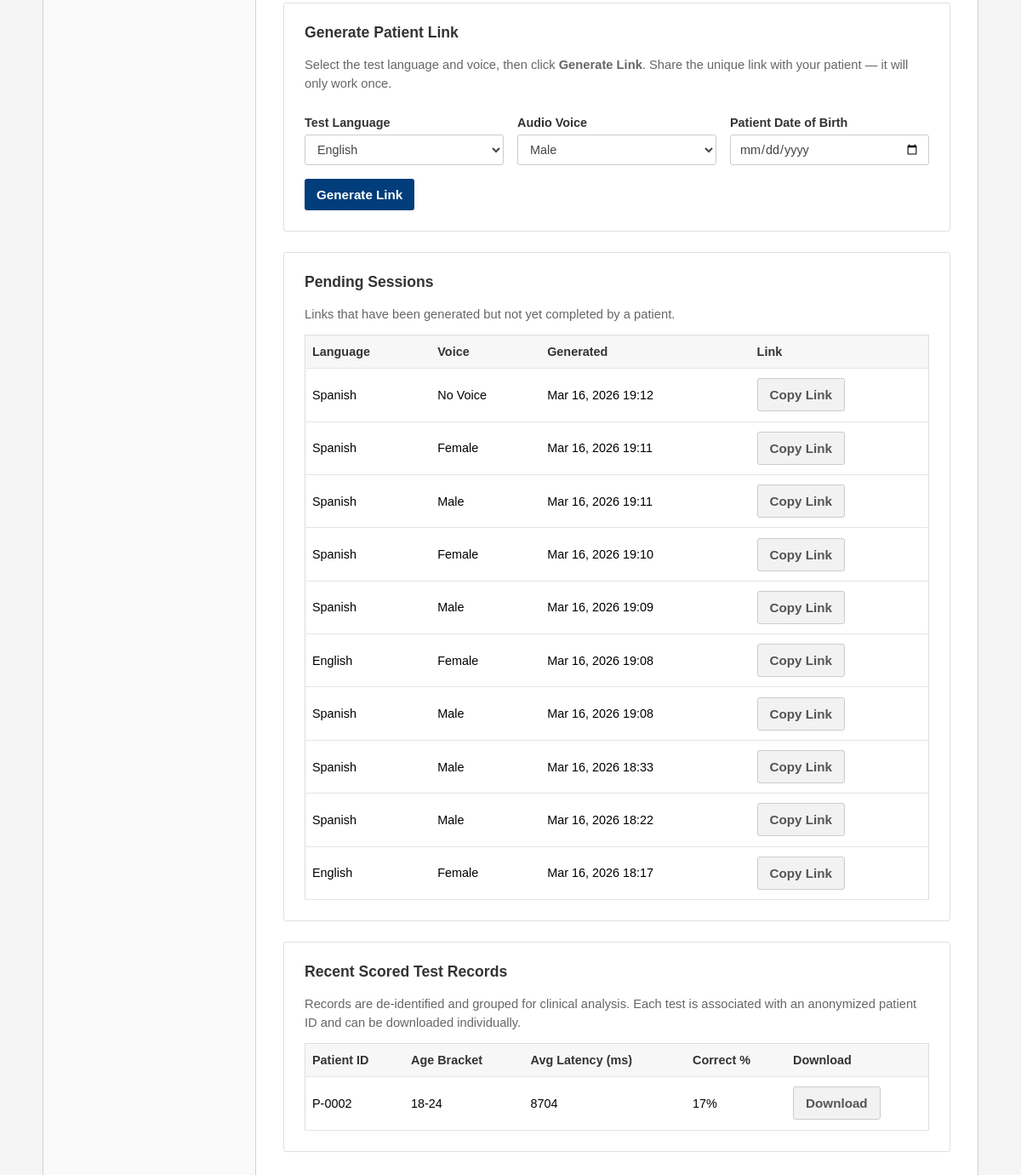
The page /clinician/dashboard/ (signed in, lower part) on the database as committed earlier.
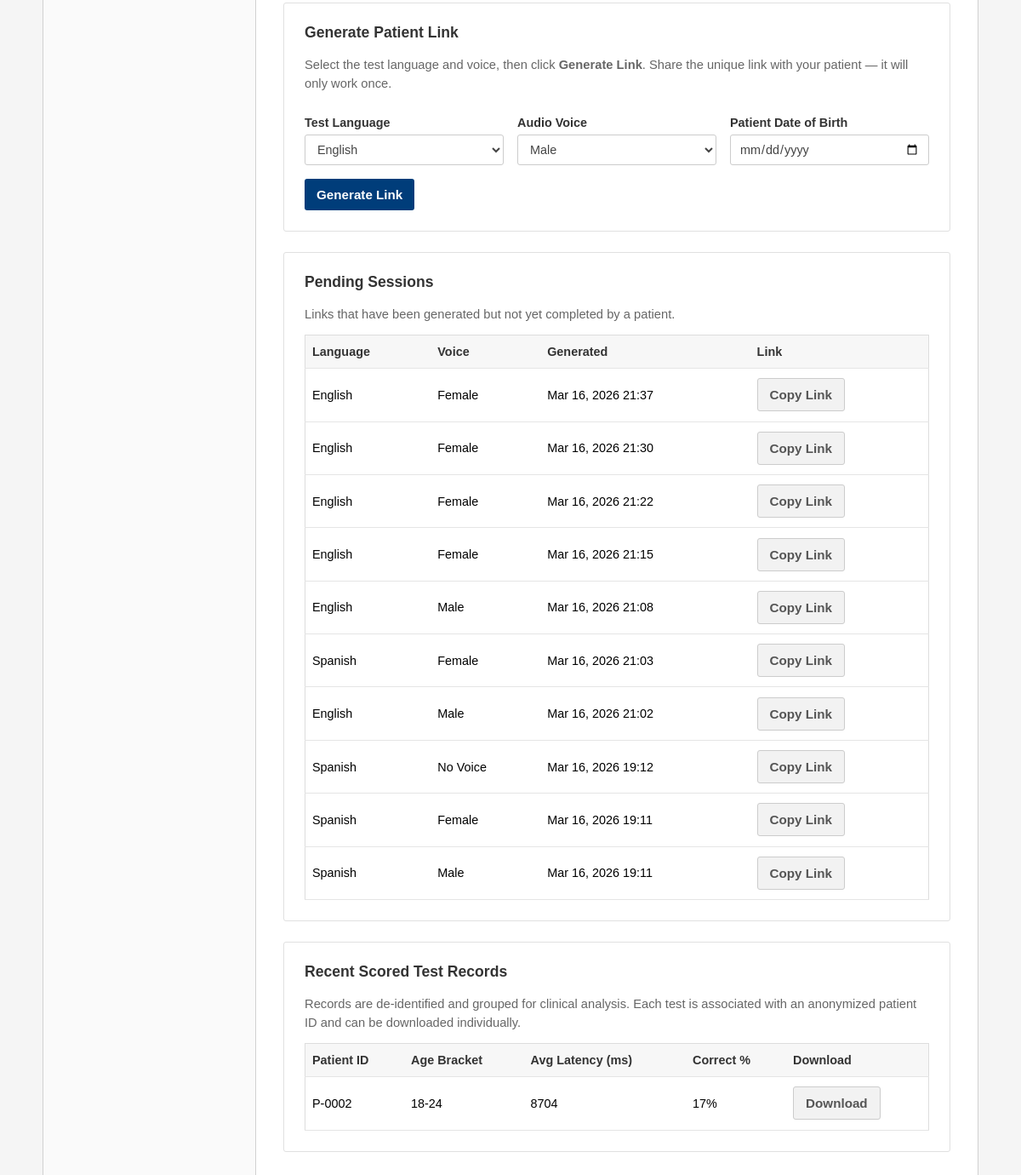
The same page on the database as committed later.
### ppst/models.py (models this page shows, shortened)
class TestSession(models.Model):
    AGE_BRACKET_CHOICES = [
        ("18-24",  "18–24"),
        ("25-34",  "25–34"),
        ("35-44",  "35–44"),
        ("45-54",  "45–54"),
        ("55-64",  "55–64"),
        ("65-74",  "65–74"),
        ("75-84",  "75–84"),
        ("85+",    "85+"),
    ]
    LANGUAGE_CHOICES = [
        ("en", "English"),
        ("es", "Spanish"),
    ]
    VOICE_CHOICES = [
        ("male",   "Male"),
        ("female", "Female"),
        ("none",   "No Voice"),
    ]
    access_token = models.UUIDField(default=uuid.uuid4, unique=True, editable=False)
    clinician = models.ForeignKey(
        Clinician,
        on_delete=models.SET_NULL,
        null=True,
        blank=True,
        related_name="sessions",
    )
    age_bracket = models.CharField(max_length=10, choices=AGE_BRACKET_CHOICES)
    language    = models.CharField(max_length=5,  choices=LANGUAGE_CHOICES, default="en")
    voice       = models.CharField(max_length=10, choices=VOICE_CHOICES,    default="male")
    is_completed = models.BooleanField(default=False)
    created_at   = models.DateTimeField(auto_now_add=True)
    completed_at = models.DateTimeField(null=True, blank=True)

### ppst/views.py (the view)
# urls.py: path("clinician/dashboard/",          views.clinician_dashboard, name="clinician_dashboard"),
@login_required(login_url="/login/")
def clinician_dashboard(request):
    from django.db.models import Avg
    clinician = getattr(request.user, "clinician", None)
    all_sessions = TestSession.objects.filter(clinician=clinician)
    completed_sessions = all_sessions.filter(is_completed=True)
    expiry_time = timezone.now() - timedelta(hours=48)
    pending_sessions = all_sessions.filter(
        is_completed=False,
        created_at__gte=expiry_time
    ).order_by("-created_at")[:10]
    stats = TrialResponse.objects.filter(
        session__in=completed_sessions
    ).aggregate(mean_latency=Avg("latency_ms"))
    recent_results = []
    for s in completed_sessions.order_by("-completed_at")[:20]:
        responses = s.trial_responses.all()
        correct = responses.filter(is_correct=True).count()
        avg_latency = responses.aggregate(avg=Avg("latency_ms"))["avg"] or 0
        export_url = request.build_absolute_uri(
            reverse("export_session", args=[s.access_token])
        )
        recent_results.append({
            "patient_id": f"P-{s.pk:04d}",
            "age_bracket": s.age_bracket,
            "avg_latency_ms": round(avg_latency),
            "correct_percent": round(correct / 12 * 100),
            "export_url": export_url,
        })
    total = completed_sessions.count()
    mean_correct = 0
    if total:
        all_responses = TrialResponse.objects.filter(session__in=completed_sessions)
        total_response_count = all_responses.count()
        correct_total = all_responses.filter(is_correct=True).count()
        mean_correct = round(correct_total / total_response_count * 100) if total_response_count else 0
    pending_rows = []
    for s in pending_sessions:
        pending_rows.append({
            "token": str(s.access_token),
            "language": s.get_language_display(),
            "voice": s.get_voice_display(),
            "created_at": s.created_at,
            "patient_url": request.build_absolute_uri(
                reverse("patient_access", args=[s.access_token])
            ),
        })
    all_completed = TestSession.objects.filter(is_completed=True)
    bracket_stats = []
    for bracket, label in TestSession.AGE_BRACKET_CHOICES:
        bracket_sessions = all_completed.filter(age_bracket=bracket)
        bracket_responses = TrialResponse.objects.filter(session__in=bracket_sessions)
        count = bracket_sessions.count()
        if count > 0:
            correct = bracket_responses.filter(is_correct=True).count()
            total_responses = bracket_responses.count()
            avg_lat = bracket_responses.aggregate(avg=Avg("latency_ms"))["avg"] or 0
            correct_pct = round(correct / total_responses * 100) if total_responses else 0
            bracket_stats.append({
                "bracket": label,
                "count": count,
                "correct_pct": correct_pct,
                "avg_latency": round(avg_lat),
            })
    context = {
        "total_tests": total,
        "mean_correct_percent": mean_correct,
        "mean_latency_ms": round(stats["mean_latency"] or 0),
        "age_bracket_count": completed_sessions.values("age_bracket").distinct().count(),
        "recent_results": recent_results,
        "pending_rows": pending_rows,
        "bracket_stats": bracket_stats,
        "generate_url": request.build_absolute_uri(reverse("generate_session")),
    }
    return render(request, "ppst/clinician_dashboard.html", context)

### ppst/templates/ppst/clinician_dashboard.html (shortened to what the changed rows need)
<!DOCTYPE html>
<html lang="en">
<head>
</head>
<body>
    <div class="dashboard-shell">
        <div class="container">
            <div class="main-content">
                <div class="card" id="administer">
                    <h2>Generate Patient Link</h2>
                </div>
                <div class="card" id="pending">
                    <h2>Pending Sessions</h2>
                    <table>
                        <thead>
                            <tr>
                                <th>Language</th>
                                <th>Voice</th>
                                <th>Generated</th>
                                <th>Link</th>
                            </tr>
                        </thead>
                        <tbody>
                            {% for row in pending_rows %}
                            <tr>
                                <td>{{ row.language }}</td>
                                <td>{{ row.voice }}</td>
                                <td>{{ row.created_at|date:"M d, Y H:i" }}</td>
                                <td>
                                    <button class="btn btn-secondary copy-pending-btn"
                                            data-url="{{ row.patient_url }}">Copy Link</button>
                                </td>
                            </tr>
                            {% empty %}
                            <tr><td colspan="4">No pending sessions.</td></tr>
                            {% endfor %}
                        </tbody>
                    </table>
                </div>
                <div class="card" id="results">
                    <h2>Recent Scored Test Records</h2>
                    <table>
                        <thead>
                            <tr>
                                <th>Patient ID</th>
                                <th>Age Bracket</th>
                                <th>Avg Latency (ms)</th>
                                <th>Correct %</th>
                                <th>Download</th>
                            </tr>
                        </thead>
                    </table>
                </div>
            </div>
        </div>
    </div>
</body>
</html>

Rows that differ between the two databases and show on the page:
no longer on this page (row unchanged): TestSession: created_at "Mar 16, 2026 19:10"
no longer on this page (row unchanged): TestSession: created_at "Mar 16, 2026 19:09"
no longer on this page (row unchanged): TestSession: created_at "Mar 16, 2026 19:08"
no longer on this page (row unchanged): TestSession: created_at "Mar 16, 2026 19:08"
no longer on this page (row unchanged): TestSession: created_at "Mar 16, 2026 18:33"
no longer on this page (row unchanged): TestSession: created_at "Mar 16, 2026 18:22"
no longer on this page (row unchanged): TestSession: created_at "Mar 16, 2026 18:17"
added TestSession: created_at "Mar 16, 2026 21:37"
added TestSession: created_at "Mar 16, 2026 21:30"
added TestSession: created_at "Mar 16, 2026 21:22"
added TestSession: created_at "Mar 16, 2026 21:15"
added TestSession: created_at "Mar 16, 2026 21:08"
added TestSession: created_at "Mar 16, 2026 21:03"
added TestSession: created_at "Mar 16, 2026 21:02"
Other text that changed with them:
new list line: "English Female Copy Link"
new list line: "English Male Copy Link"
new list line: "Spanish Female Copy Link"
list line gone: "Spanish Female Copy Link"
list line gone: "Spanish Male Copy Link"
list line gone: "English Female Copy Link"
